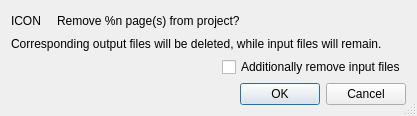
<?xml version="1.0" encoding="UTF-8"?>
<ui version="4.0">
 <class>RemovePagesDialog</class>
 <widget class="QDialog" name="RemovePagesDialog">
  <property name="geometry">
   <rect>
    <x>0</x>
    <y>0</y>
    <width>417</width>
    <height>111</height>
   </rect>
  </property>
  <property name="windowTitle">
   <string>Remove Pages</string>
  </property>
  <property name="sizeGripEnabled">
   <bool>true</bool>
  </property>
  <layout class="QVBoxLayout" name="verticalLayout">
   <item>
    <layout class="QHBoxLayout" name="horizontalLayout">
     <item>
      <widget class="QLabel" name="icon">
       <property name="sizePolicy">
        <sizepolicy hsizetype="Preferred" vsizetype="Preferred">
         <horstretch>0</horstretch>
         <verstretch>0</verstretch>
        </sizepolicy>
       </property>
       <property name="text">
        <string notr="true">ICON</string>
       </property>
      </widget>
     </item>
     <item>
      <spacer name="horizontalSpacer">
       <property name="orientation">
        <enum>Qt::Horizontal</enum>
       </property>
       <property name="sizeType">
        <enum>QSizePolicy::Preferred</enum>
       </property>
       <property name="sizeHint" stdset="0">
        <size>
         <width>10</width>
         <height>20</height>
        </size>
       </property>
      </spacer>
     </item>
     <item>
      <widget class="QLabel" name="text">
       <property name="sizePolicy">
        <sizepolicy hsizetype="Expanding" vsizetype="Preferred">
         <horstretch>0</horstretch>
         <verstretch>0</verstretch>
        </sizepolicy>
       </property>
       <property name="text">
        <string notr="true">Remove %n page(s) from project?</string>
       </property>
       <property name="alignment">
        <set>Qt::AlignLeading|Qt::AlignLeft|Qt::AlignVCenter</set>
       </property>
      </widget>
     </item>
    </layout>
   </item>
   <item>
    <widget class="QLabel" name="multiPageWarning">
     <property name="enabled">
      <bool>true</bool>
     </property>
     <property name="text">
      <string>Corresponding output files will be deleted, while input files will remain.</string>
     </property>
     <property name="alignment">
      <set>Qt::AlignLeading|Qt::AlignLeft|Qt::AlignVCenter</set>
     </property>
     <property name="wordWrap">
      <bool>true</bool>
     </property>
    </widget>
   </item>
   <item>
    <spacer name="verticalSpacer">
     <property name="orientation">
      <enum>Qt::Vertical</enum>
     </property>
     <property name="sizeHint" stdset="0">
      <size>
       <width>20</width>
       <height>40</height>
      </size>
     </property>
    </spacer>
   </item>
   <item>
    <layout class="QHBoxLayout" name="horizontalLayout_2">
     <item>
      <spacer name="horizontalSpacer_2">
       <property name="orientation">
        <enum>Qt::Horizontal</enum>
       </property>
       <property name="sizeHint" stdset="0">
        <size>
         <width>40</width>
         <height>20</height>
        </size>
       </property>
      </spacer>
     </item>
     <item>
      <widget class="QCheckBox" name="cbRemoveInputFiles">
       <property name="text">
        <string>Additionally remove input files</string>
       </property>
      </widget>
     </item>
    </layout>
   </item>
   <item>
    <widget class="QDialogButtonBox" name="buttonBox">
     <property name="orientation">
      <enum>Qt::Horizontal</enum>
     </property>
     <property name="standardButtons">
      <set>QDialogButtonBox::Cancel|QDialogButtonBox::Ok</set>
     </property>
    </widget>
   </item>
  </layout>
 </widget>
 <resources/>
 <connections>
  <connection>
   <sender>buttonBox</sender>
   <signal>accepted()</signal>
   <receiver>RemovePagesDialog</receiver>
   <slot>accept()</slot>
   <hints>
    <hint type="sourcelabel">
     <x>248</x>
     <y>254</y>
    </hint>
    <hint type="destinationlabel">
     <x>157</x>
     <y>274</y>
    </hint>
   </hints>
  </connection>
  <connection>
   <sender>buttonBox</sender>
   <signal>rejected()</signal>
   <receiver>RemovePagesDialog</receiver>
   <slot>reject()</slot>
   <hints>
    <hint type="sourcelabel">
     <x>316</x>
     <y>260</y>
    </hint>
    <hint type="destinationlabel">
     <x>286</x>
     <y>274</y>
    </hint>
   </hints>
  </connection>
 </connections>
</ui>
